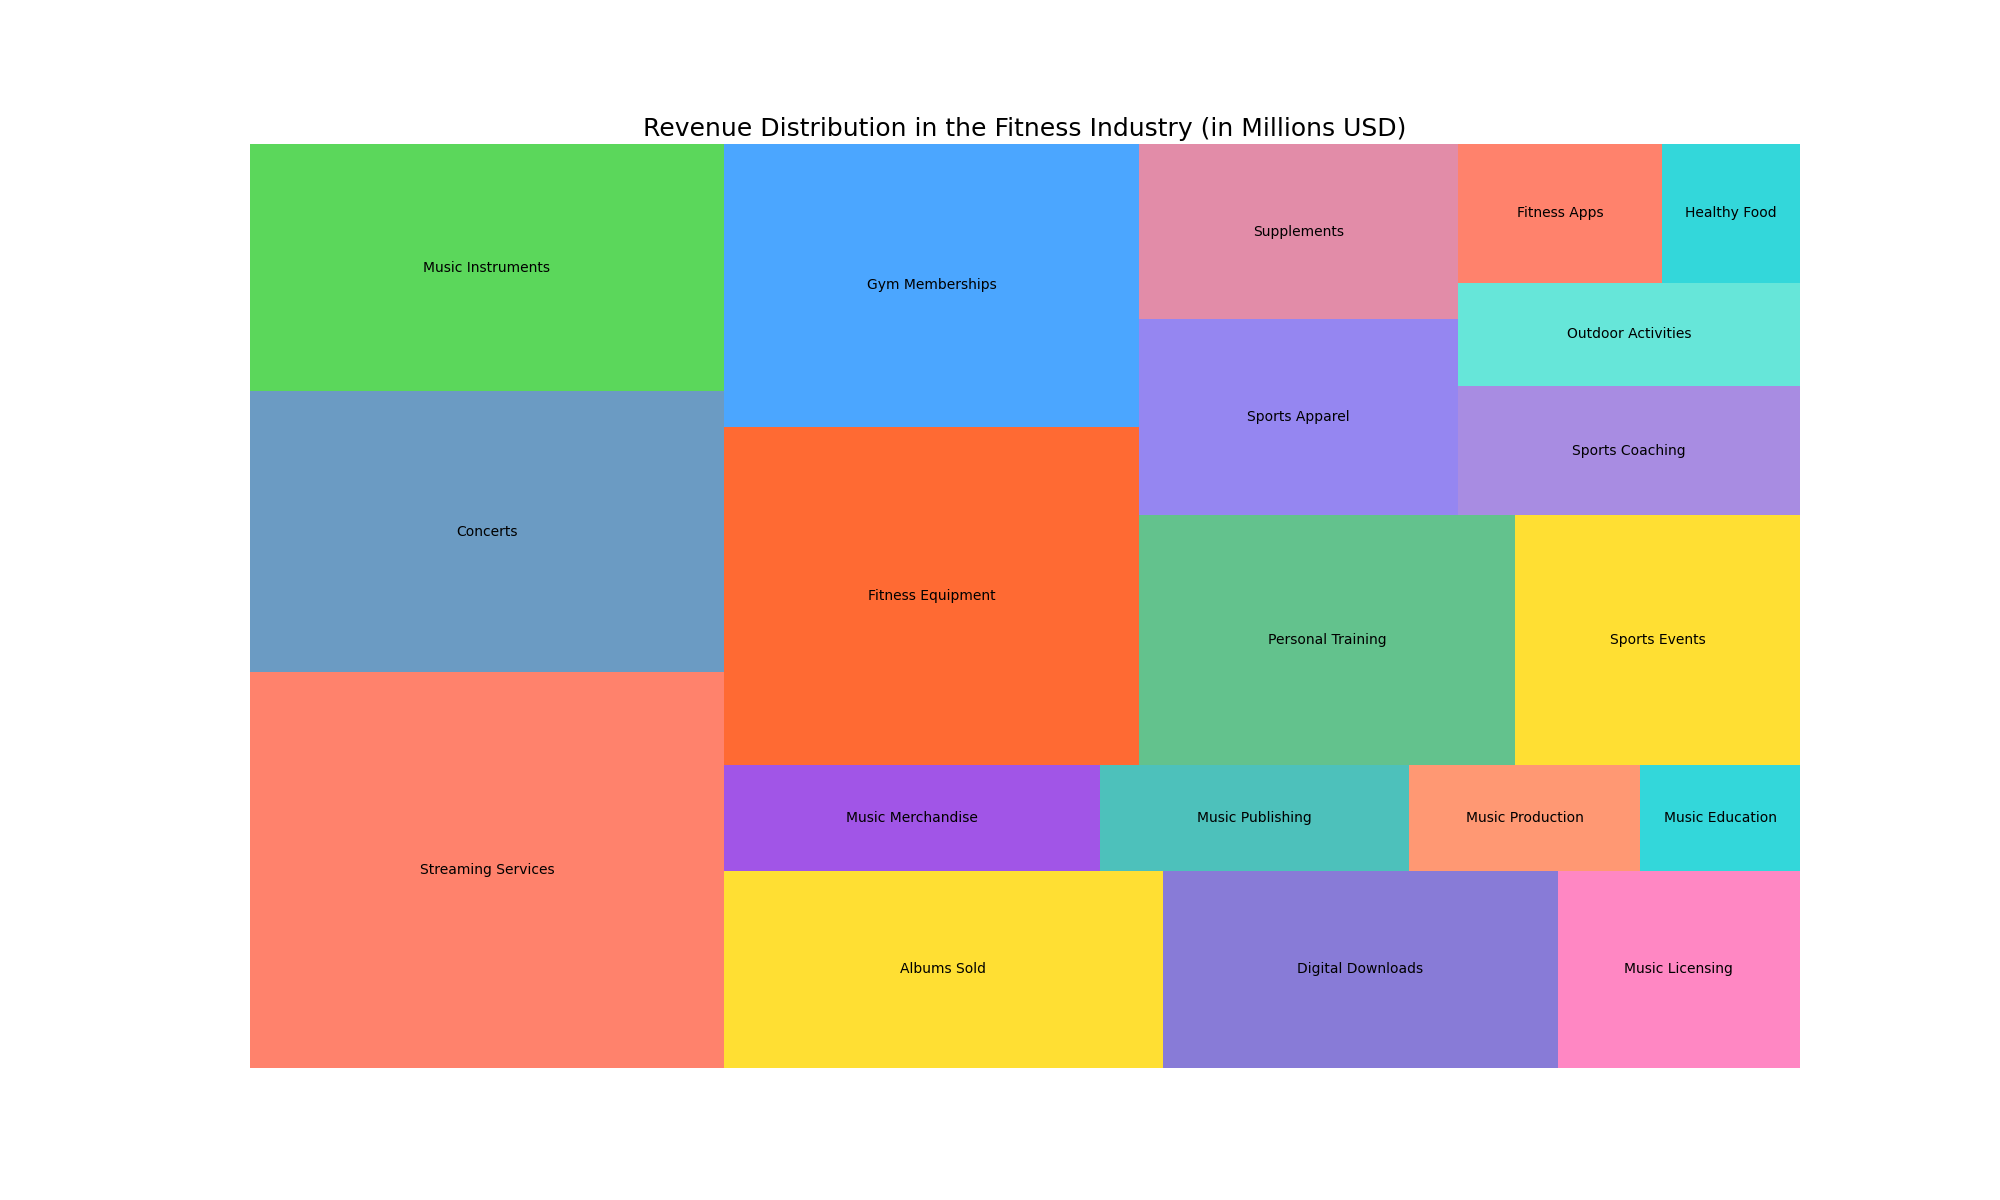

Python code for this plot:

import matplotlib.pyplot as plt
import pandas as pd
import squarify

# Data
data = {
    'Category': ['Streaming Services', 'Concerts', 'Music Instruments', 'Albums Sold', 'Digital Downloads',
                 'Music Licensing', 'Music Merchandise', 'Music Publishing', 'Music Production', 'Music Education',
                 'Fitness Equipment', 'Gym Memberships', 'Personal Training', 'Sports Events', 'Sports Apparel',
                 'Supplements', 'Sports Coaching', 'Outdoor Activities', 'Fitness Apps', 'Healthy Food'],
    'Amount': [120.5, 85.3, 75.2, 55.6, 50.1, 30.7, 25.4, 20.9, 15.6, 10.8,
               90.2, 75.4, 60.3, 45.7, 40.2, 35.9, 28.4, 22.6, 18.1, 12.3]
}

df = pd.DataFrame(data)

# Color scheme picked to be distinct and visually appealing
colors = ['#FF6347', '#4682B4', '#32CD32', '#FFD700', '#6A5ACD', 
          '#FF69B4', '#8A2BE2', '#20B2AA', '#FF7F50', '#00CED1',
          '#FF4500', '#1E90FF', '#3CB371', '#FFD700', '#7B68EE',
          '#DB7093', '#9370DB', '#40E0D0', '#FF6347', '#00CED1']

# Plotting the Treemap
plt.figure(figsize=(20, 12))  # Adjusted width and height
squarify.plot(sizes=df['Amount'], label=df['Category'], color=colors, alpha=0.8)
plt.title('Revenue Distribution in the Fitness Industry (in Millions USD)', fontsize=18)
plt.axis('off')
plt.show()
